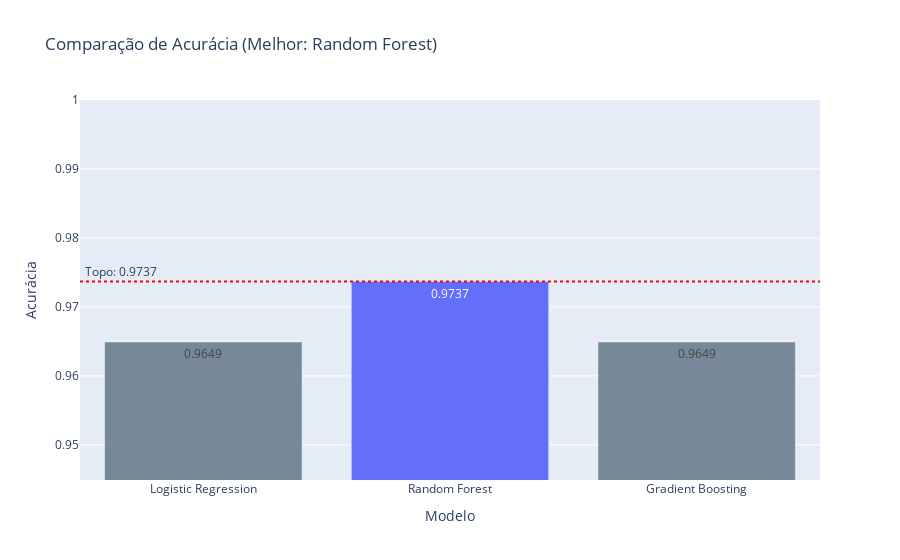

Notebook source saved alongside this figure:
### Markdown cell above
# 🔹 SEÇÃO 7 – Avaliação e Comparação dos Modelos

### Code cell
# # extração dos scores de acuracia

# # 1. Extração dos scores e identificação de TODOS os melhores modelos
# accuracy_scores = {name: results[name]["accuracy"] for name in results}
# best_value = max(accuracy_scores.values())
# best_models = [name for name, score in accuracy_scores.items() if score == best_value]

# # 2. Lista de cores baseada no valor (destaca todos os empatados no topo)
# colors = [
#     '#636EFA' if score == best_value else 'lightslategray' 
#     for score in accuracy_scores.values()
# ]

# # 3. Título dinâmico para listar todos os modelos com melhor acurácia
# vencedores_str = ", ".join(best_models)
# titulo = f"Comparação de Acurácia (Melhor: {vencedores_str})"

# # 4. Gerar o gráfico
# fig = px.bar(
#     x=list(accuracy_scores.keys()), 
#     y=list(accuracy_scores.values()), 
#     title=titulo,
#     labels={'x': 'Modelo', 'y': 'Acurácia'},
#     text_auto='.4f'
# )

# # Aplicar cores e linha de referência
# fig.update_traces(marker_color=colors)
# fig.add_hline(
#     y=best_value, 
#     line_dash="dot", 
#     line_color="red", 
#     annotation_text=f" Topo: {best_value:.4f}", 
#     annotation_position="top left"
# )

# # Ajustar o range do eixo Y para evidenciar as diferenças
# min_val = min(accuracy_scores.values())
# fig.update_layout(yaxis=dict(range=[min_val - 0.02, 1.0]))

# fig.show()



# --- Extração dos scores e identificação de TODOS os melhores modelos ---

# Cria um dicionário mapeando o nome de cada modelo ao seu respectivo valor de acurácia extraído dos resultados
accuracy_scores = {name: results[name]["accuracy"] for name in results}

# Identifica o maior valor de acurácia registrado entre todos os modelos testados
best_value = max(accuracy_scores.values())

# Filtra e gera uma lista com os nomes de todos os modelos que atingiram o valor máximo, tratando casos de empate técnico
best_models = [name for name, score in accuracy_scores.items() if score == best_value]

# --- Lista de cores baseada no valor ---

# Define dinamicamente a cor de destaque (#636EFA) para os líderes e cinza para os demais, visualizando o empate no gráfico
colors = [
    '#636EFA' if score == best_value else 'lightslategray' 
    for score in accuracy_scores.values()
]

# --- Título dinâmico ---

# Une os nomes dos modelos vencedores em uma única string para exibição clara no cabeçalho do gráfico
vencedores_str = ", ".join(best_models)

# Formata o título do gráfico indicando quem obteve a melhor performance global
titulo = f"Comparação de Acurácia (Melhor: {vencedores_str})"

# --- Gerar o gráfico ---

# Instancia o gráfico de barras comparativo utilizando a biblioteca Plotly Express
fig = px.bar(
    # Define os modelos no eixo horizontal
    x=list(accuracy_scores.keys()), 
    
    # Define os valores de acurácia no eixo vertical
    y=list(accuracy_scores.values()), 
    
    # Atribui o título dinâmico configurado anteriormente
    title=titulo, 
    
    # Personaliza os rótulos dos eixos para melhor leitura
    labels={'x': 'Modelo', 'y': 'Acurácia'}, 
    
    # Exibe os valores exatos com 4 casas decimais sobre as barras para precisão clínica
    text_auto='.4f' 
)

# --- Estilização Adicional ---

# Aplica a lista de cores customizada às barras para destacar visualmente a liderança
fig.update_traces(marker_color=colors)

# Adiciona uma linha horizontal de referência no nível da maior acurácia para facilitar a comparação visual
fig.add_hline(
    # Posiciona a linha exatamente no valor máximo atingido
    y=best_value, 

    # Define o estilo da linha como pontilhado
    line_dash="dot", 

    # Utiliza a cor vermelha para máximo contraste
    line_color="red", 

    # Adiciona uma etiqueta de texto ao lado da linha
    annotation_text=f" Topo: {best_value:.4f}", 

    # Posiciona a etiqueta no canto superior esquerdo do gráfico
    annotation_position="top left"     
)

# --- Ajuste de Escala ---

# Identifica o menor valor de acurácia para definir o limite inferior do gráfico
min_val = min(accuracy_scores.values())

# Aplica um "zoom" no eixo Y, focando na diferença entre os modelos para evidenciar variações decimais sutis
fig.update_layout(yaxis=dict(range=[min_val - 0.02, 1.0]))

# Renderiza a visualização final no ambiente de desenvolvimento
fig.show()

### Figure 1 — Plotly figure (JSON) as saved in the notebook; plotly's stock layout.template omitted (floating-point values rounded to 4 significant figures)
{"data": [{"hovertemplate": "Modelo=%{x}<br>Acurácia=%{y}<extra></extra>", "legendgroup": "", "marker": {"color": ["lightslategray", "#636EFA", "lightslategray"], "pattern": {"shape": ""}}, "name": "", "orientation": "v", "showlegend": false, "textposition": "auto", "texttemplate": "%{y:.4f}", "type": "bar", "x": ["Logistic Regression", "Random Forest", "Gradient Boosting"], "xaxis": "x", "y": [0.9649, 0.9737, 0.9649], "yaxis": "y"}], "layout": {"annotations": [{"showarrow": false, "text": " Topo: 0.9737", "x": 0, "xanchor": "left", "xref": "x domain", "y": 0.9737, "yanchor": "bottom", "yref": "y"}], "barmode": "relative", "legend": {"tracegroupgap": 0}, "shapes": [{"line": {"color": "red", "dash": "dot"}, "type": "line", "x0": 0, "x1": 1, "xref": "x domain", "y0": 0.9737, "y1": 0.9737, "yref": "y"}], "title": {"text": "Comparação de Acurácia (Melhor: Random Forest)"}, "xaxis": {"anchor": "y", "domain": [0, 1], "title": {"text": "Modelo"}}, "yaxis": {"anchor": "x", "domain": [0, 1], "range": [0.9449, 1], "title": {"text": "Acurácia"}}}}
